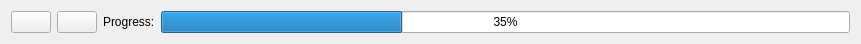
   <widget class="QWidget" name="layoutWidget">
    <property name="geometry">
     <rect>
      <x>20</x>
      <y>260</y>
      <width>861</width>
      <height>25</height>
     </rect>
    </property>
    <layout class="QHBoxLayout" name="horizontalLayout_4">
     <item>
      <widget class="QPushButton" name="start_or_pause_btn">
       <property name="toolTip">
        <string>&lt;html&gt;&lt;head/&gt;&lt;body&gt;&lt;p&gt;开始&lt;/p&gt;&lt;/body&gt;&lt;/html&gt;</string>
       </property>
       <property name="whatsThis">
        <string>&lt;html&gt;&lt;head/&gt;&lt;body&gt;&lt;p&gt;继续&lt;/p&gt;&lt;/body&gt;&lt;/html&gt;</string>
       </property>
       <property name="styleSheet">
        <string notr="true">image: url(:/icon/播放按钮.ico);</string>
       </property>
       <property name="text">
        <string/>
       </property>
      </widget>
     </item>
     <item>
      <widget class="QPushButton" name="stop_btn">
       <property name="toolTip">
        <string>&lt;html&gt;&lt;head/&gt;&lt;body&gt;&lt;p&gt;终止&lt;/p&gt;&lt;/body&gt;&lt;/html&gt;</string>
       </property>
       <property name="whatsThis">
        <string>&lt;html&gt;&lt;head/&gt;&lt;body&gt;&lt;p&gt;终止&lt;/p&gt;&lt;/body&gt;&lt;/html&gt;</string>
       </property>
       <property name="styleSheet">
        <string notr="true">image: url(:/icon/停止.ico);</string>
       </property>
       <property name="text">
        <string/>
       </property>
      </widget>
     </item>
     <item>
      <widget class="QLabel" name="progress_label">
       <property name="text">
        <string>Progress:</string>
       </property>
      </widget>
     </item>
     <item>
      <widget class="QProgressBar" name="exe_progress_bar">
       <property name="value">
        <number>35</number>
       </property>
      </widget>
     </item>
    </layout>
   </widget>
